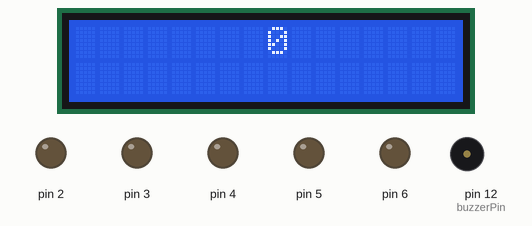
Recording of a sketch running on a simulated Arduino Uno, built with avr-gcc and run on an emulated ATmega328P. Shown: 16×2 character LCD, output pins drawn as LEDs (lit = HIGH), buzzer (waves = sounding). Pins used as bus, display or sensor lines are not drawn; what the sketch prints to the serial monitor is not drawn.

Above: at 0.2 s.
At 3.4 s:
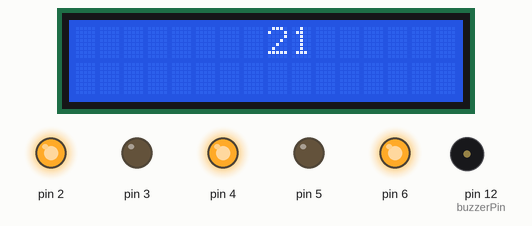
At 9.8 s:
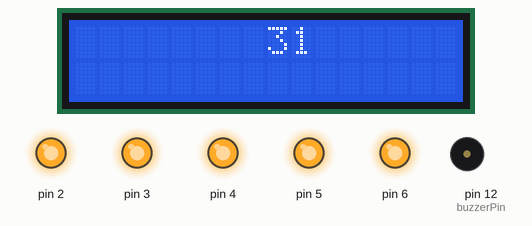
At 19.4 s:
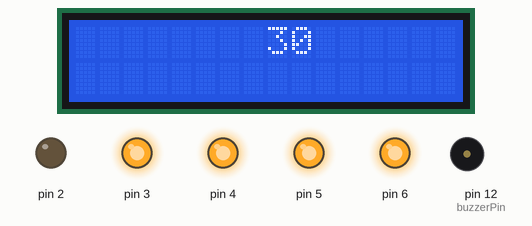
At 29.1 s:
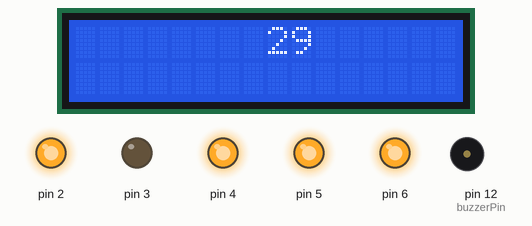
At 38.7 s:
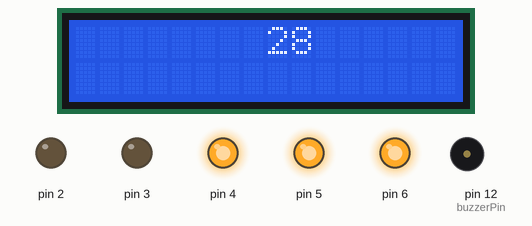
Timing chart, 0 to 40.0 s (numbered marks = the images above):
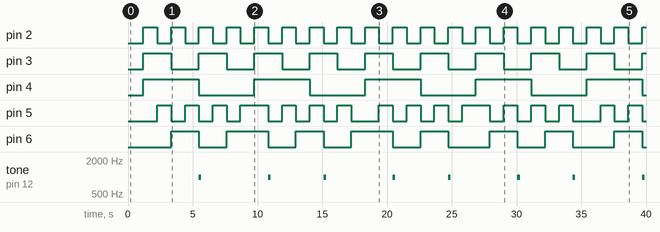

The sketch:

GROUP_11_2019510006_2019510068_2020510130_CODE.ino
```cpp
#include <LiquidCrystal_I2C.h>
int INCREMENT_VALUE = 7;
int WAIT_TIME = 1000;
int counter = 0;
LiquidCrystal_I2C lcd_1(0x3f, 16, 2);
// Define pin for the buzzer
const int buzzerPin = 12;


void setup() {
  // initialize LED pins as outputs
  pinMode(2, OUTPUT);
  pinMode(3, OUTPUT);
  pinMode(4, OUTPUT);
  pinMode(5, OUTPUT);
  pinMode(6, OUTPUT);
  lcd_1.begin(16, 2);
  // Set the buzzer pin as output
  pinMode(buzzerPin, OUTPUT);


  // initialize serial communication at 9600 baud
  Serial.begin(9600);
}

void loop() {
  lcd_1.init();
  lcd_1.backlight();

  // check if counter value is between 1 and 31
  if (counter < 0 || counter > 31) {
    counter %= 32;
    digitalWrite(buzzerPin, HIGH);
    tone(buzzerPin, 1000, 200); // generate the buzzer sound

  }
      digitalWrite(buzzerPin, LOW);

  // convert counter value to binary and turn on corresponding LEDs
  digitalWrite(2, counter & 0b00001);
  digitalWrite(3, counter & 0b00010);
  digitalWrite(4, counter & 0b00100);
  digitalWrite(5, counter & 0b01000);
  digitalWrite(6, counter & 0b10000);


  // print counter value to serial monitor
  Serial.println(counter);
   lcd_1.setCursor(8, 0);
  lcd_1.print(counter);
  // lcd_1.setBacklight(1);

    // increment counter by INCREMENT_VALUE
  counter += INCREMENT_VALUE;


  // wait for WAIT_TIME before repeating loop
  delay(WAIT_TIME);
  lcd_1.clear();
}
```

Measured:
- by itself, pin 2: alternates HIGH for 1.1 s and LOW for 1.1 s
- by itself, pin 3: alternates HIGH for 2.1 s and LOW for 2.1 s
- by itself, pin 4: alternates HIGH for 4.3 s and LOW for 4.3 s
- by itself, pin 5: repeats every 17.1 s: 2 × (LOW 1.1 s, HIGH 1.1 s), LOW 1.1 s, HIGH 2.1 s, 3 × (LOW 1.1 s, HIGH 1.1 s), LOW 2.1 s, HIGH 1.1 s
- by itself, pin 6: LOW → HIGH at 3.3 s, → LOW 2.1 s later, → HIGH 2.1 s later, → LOW 3.2 s later, … (16 changes in this stretch)
- by itself, tone on pin 12 (buzzerPin): repeats every 9.6 s: silent 5.1 s, 1000 Hz 0.20 s, silent 4.1 s, 1000 Hz 0.20 s
- what the display in image 0 shows lasts 1.0 s, from 0.1 s to 1.1 s
